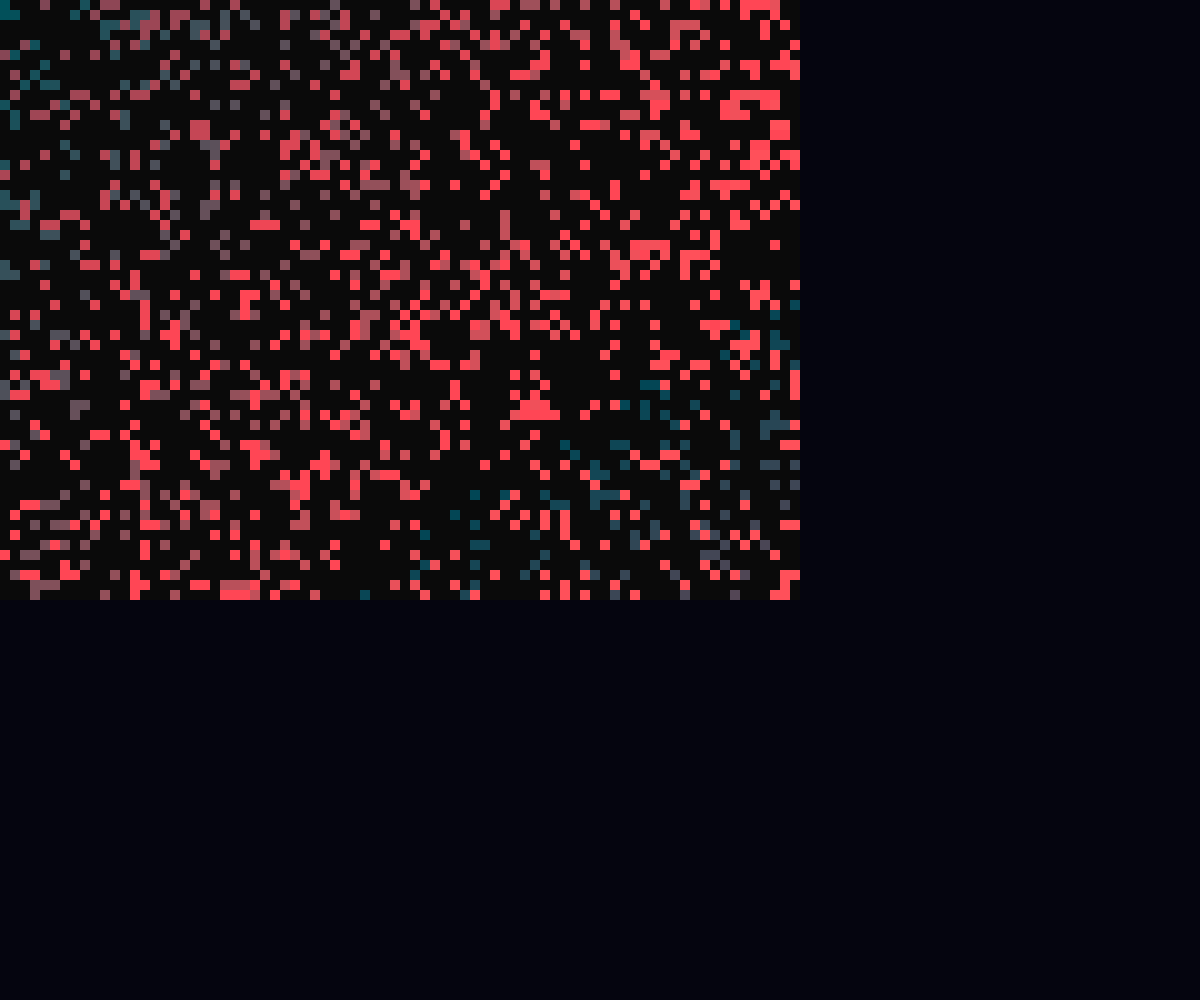
Frame 1 (no input)
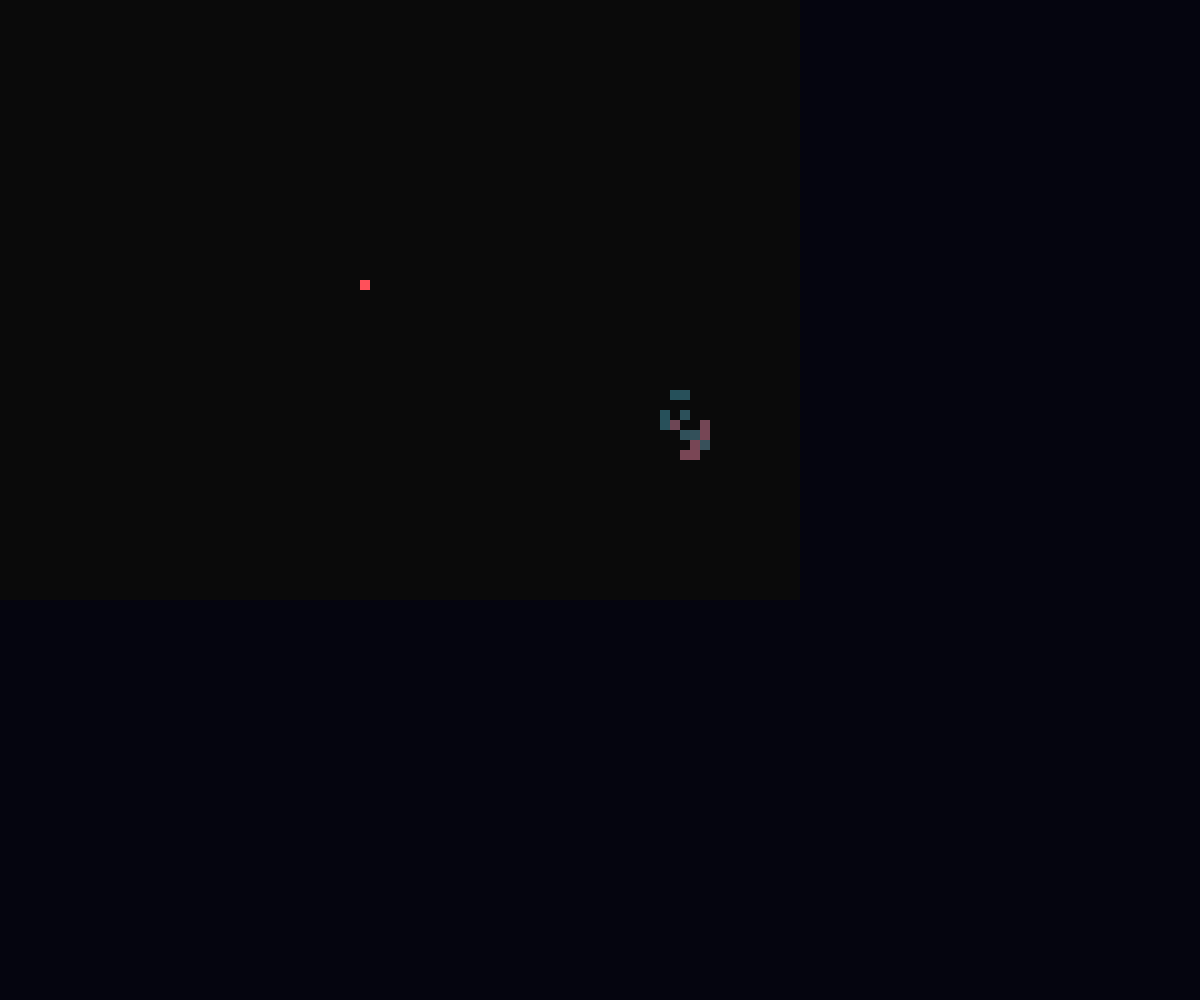
Frame 60 (no input)
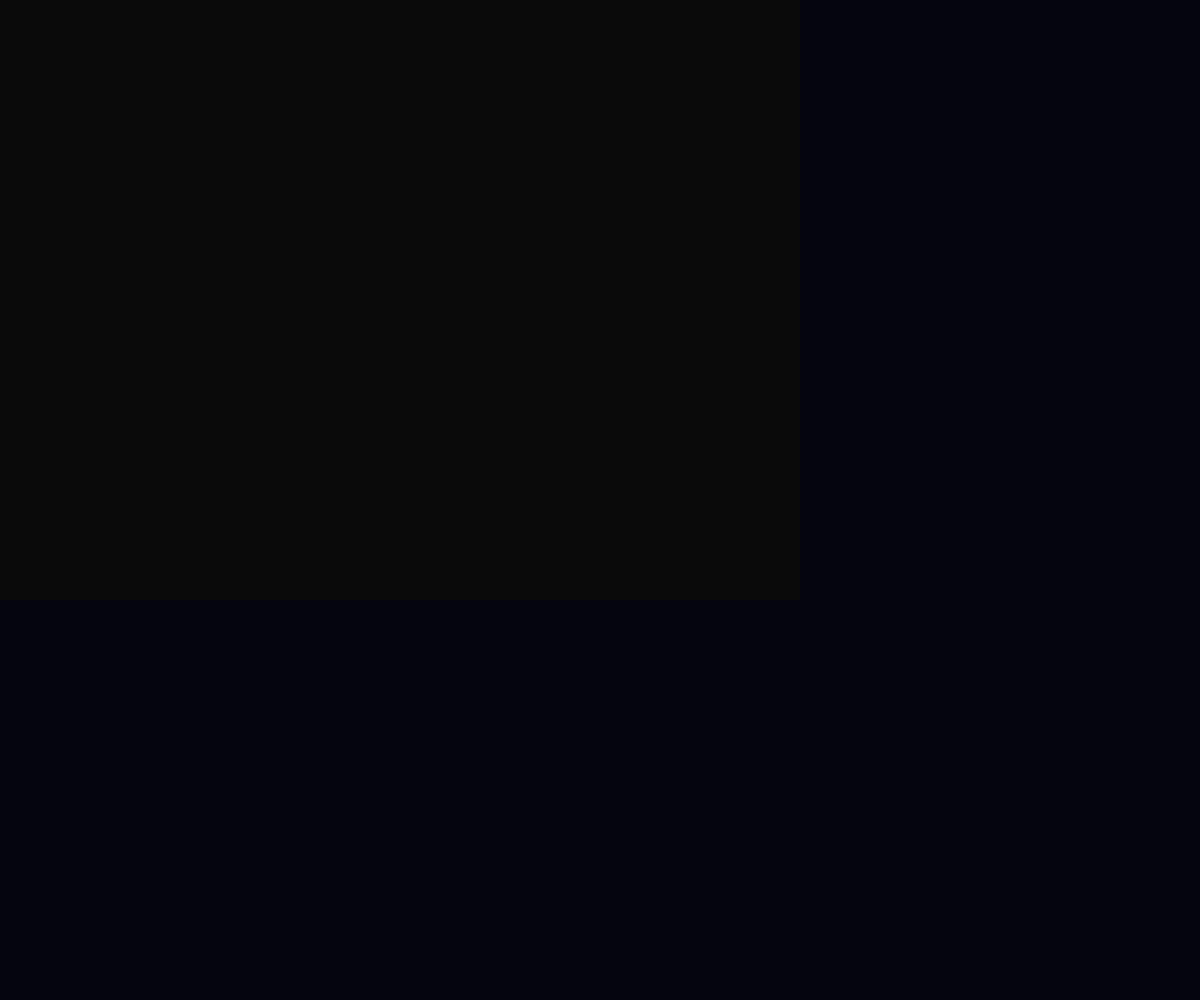
Frame 120 (the mouse pressed at the canvas centre since frame 60)

The p5.js sketch that drew these frames (run headless with seeded random() and noise() and a simulated clock; from frame 60 on, the mouse is pressed at the canvas centre):

// p5.js sketch
// ── sketch.js
let grid = [];
let nextGrid = [];
const cols = 80;
const rows = 60;
const cellSize = 10;
let time = 0;

function setup() {
  createCanvas(windowWidth, windowHeight);
  initializeGrid();
}

function draw() {
  background(5, 5, 15);
  
  // Draw current grid with color transitions
  for (let i = 0; i < cols; i++) {
    for (let j = 0; j < rows; j++) {
      if (grid[i][j] === 1) {
        // Active cells - warm colors that shift over time
        let hue = (time * 2 + i * 3 + j * 2) % 360;
        fill(hue, 80, 90);
      } else if (grid[i][j] === 2) {
        // Transitioning cells - cool colors
        let hue = (time * 1.5 + i * 2 + j * 3 + 120) % 360;
        fill(hue, 70, 85);
      } else {
        // Dormant cells - dark background
        fill(10);
      }
      noStroke();
      rect(i * cellSize, j * cellSize, cellSize, cellSize);
    }
  }
  
  updateGrid();
  time++;
}

function initializeGrid() {
  grid = [];
  nextGrid = [];
  for (let i = 0; i < cols; i++) {
    grid[i] = [];
    nextGrid[i] = [];
    for (let j = 0; j < rows; j++) {
      // More complex initial state
      let rand = Math.random();
      if (rand > 0.88) {
        grid[i][j] = 1;  // Active
      } else if (rand > 0.75) {
        grid[i][j] = 2;  // Transitioning
      } else {
        grid[i][j] = 0;  // Dormant
      }
      nextGrid[i][j] = 0;
    }
  }
}

function updateGrid() {
  for (let i = 0; i < cols; i++) {
    for (let j = 0; j < rows; j++) {
      let neighbors = countNeighbors(i, j);
      
      // State transition rules with more complex behavior
      if (grid[i][j] === 1) {  // Active → Dormant or Transition
        if (neighbors < 2 || neighbors > 3) {
          nextGrid[i][j] = 0;   // Dormant
        } else {
          nextGrid[i][j] = 2;   // Transitioning
        }
      } else if (grid[i][j] === 2) {  // Transitioning → Active or Dormant
        if (Math.random() > 0.6) {
          nextGrid[i][j] = 1;   // Active
        } else {
          nextGrid[i][j] = 0;   // Dormant
        }
      } else {  // Dormant → Active if exactly 3 neighbors
        if (neighbors === 3) {
          nextGrid[i][j] = 1;   // Active
        } else {
          nextGrid[i][j] = 0;   // Dormant
        }
      }
    }
  }
  
  // Swap grids
  let temp = grid;
  grid = nextGrid;
  nextGrid = temp;
}

function countNeighbors(x, y) {
  let count = 0;
  for (let i = -1; i <= 1; i++) {
    for (let j = -1; j <= 1; j++) {
      if (i === 0 && j === 0) continue;
      
      let ix = (x + i + cols) % cols;
      let iy = (y + j + rows) % rows;
      
      if (grid[ix][iy] > 0) {  // Count active or transitioning cells
        count++;
      }
    }
  }
  return count;
}

function windowResized() {
  resizeCanvas(windowWidth, windowHeight);
  initializeGrid();
}
